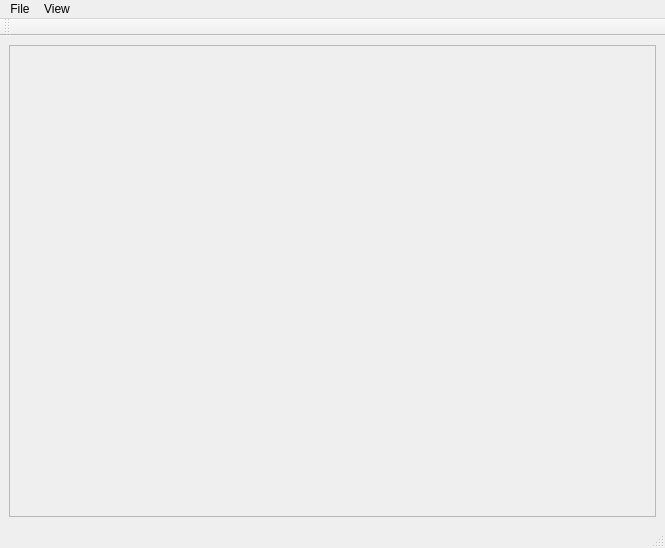
<?xml version="1.0" encoding="UTF-8"?>
<ui version="4.0">
 <class>QSimKit</class>
 <widget class="QMainWindow" name="QSimKit">
  <property name="geometry">
   <rect>
    <x>0</x>
    <y>0</y>
    <width>665</width>
    <height>548</height>
   </rect>
  </property>
  <property name="windowTitle">
   <string>QSimKit</string>
  </property>
  <widget class="QWidget" name="centralwidget">
   <layout class="QGridLayout" name="gridLayout">
    <item row="0" column="0">
     <widget class="QScrollArea" name="scrollArea">
      <property name="widgetResizable">
       <bool>true</bool>
      </property>
      <widget class="Screen" name="screen">
       <property name="geometry">
        <rect>
         <x>0</x>
         <y>0</y>
         <width>651</width>
         <height>487</height>
        </rect>
       </property>
      </widget>
     </widget>
    </item>
   </layout>
  </widget>
  <widget class="QStatusBar" name="statusbar"/>
  <widget class="QToolBar" name="toolbar">
   <property name="windowTitle">
    <string>toolBar</string>
   </property>
   <attribute name="toolBarArea">
    <enum>TopToolBarArea</enum>
   </attribute>
   <attribute name="toolBarBreak">
    <bool>false</bool>
   </attribute>
  </widget>
  <widget class="QMenuBar" name="menubar">
   <property name="geometry">
    <rect>
     <x>0</x>
     <y>0</y>
     <width>665</width>
     <height>21</height>
    </rect>
   </property>
   <widget class="QMenu" name="menuFile">
    <property name="title">
     <string>File</string>
    </property>
    <addaction name="actionNew_project"/>
    <addaction name="actionLoad_project"/>
    <addaction name="actionSave_project"/>
    <addaction name="separator"/>
    <addaction name="actionProject_options"/>
    <addaction name="separator"/>
    <addaction name="actionExit"/>
   </widget>
   <widget class="QMenu" name="menuView">
    <property name="title">
     <string>View</string>
    </property>
    <addaction name="actionTracked_pins"/>
   </widget>
   <addaction name="menuFile"/>
   <addaction name="menuView"/>
  </widget>
  <action name="actionLoad_A43">
   <property name="text">
    <string>Load A43 (Intel HEX)</string>
   </property>
  </action>
  <action name="actionExit">
   <property name="text">
    <string>Exit</string>
   </property>
   <property name="shortcut">
    <string>Ctrl+W</string>
   </property>
  </action>
  <action name="actionStart">
   <property name="text">
    <string>Start</string>
   </property>
  </action>
  <action name="actionStop">
   <property name="text">
    <string>Stop</string>
   </property>
  </action>
  <action name="actionStep">
   <property name="text">
    <string>Step</string>
   </property>
  </action>
  <action name="actionNew_project">
   <property name="text">
    <string>New project</string>
   </property>
   <property name="shortcut">
    <string>Ctrl+N</string>
   </property>
  </action>
  <action name="actionLoad_project">
   <property name="text">
    <string>Load project</string>
   </property>
   <property name="shortcut">
    <string>Ctrl+O</string>
   </property>
  </action>
  <action name="actionSave_project">
   <property name="text">
    <string>Save project</string>
   </property>
   <property name="shortcut">
    <string>Ctrl+S</string>
   </property>
  </action>
  <action name="actionProject_options">
   <property name="text">
    <string>Project options</string>
   </property>
  </action>
  <action name="actionLoad_ELF">
   <property name="text">
    <string>Load ELF</string>
   </property>
  </action>
  <action name="actionTracked_pins">
   <property name="checkable">
    <bool>true</bool>
   </property>
   <property name="checked">
    <bool>true</bool>
   </property>
   <property name="text">
    <string>Tracked pins</string>
   </property>
   <property name="shortcut">
    <string>Ctrl+T</string>
   </property>
  </action>
 </widget>
 <customwidgets>
  <customwidget>
   <class>Screen</class>
   <extends>QWidget</extends>
   <header>ui/Screen.h</header>
   <container>1</container>
  </customwidget>
 </customwidgets>
 <resources/>
 <connections/>
</ui>
